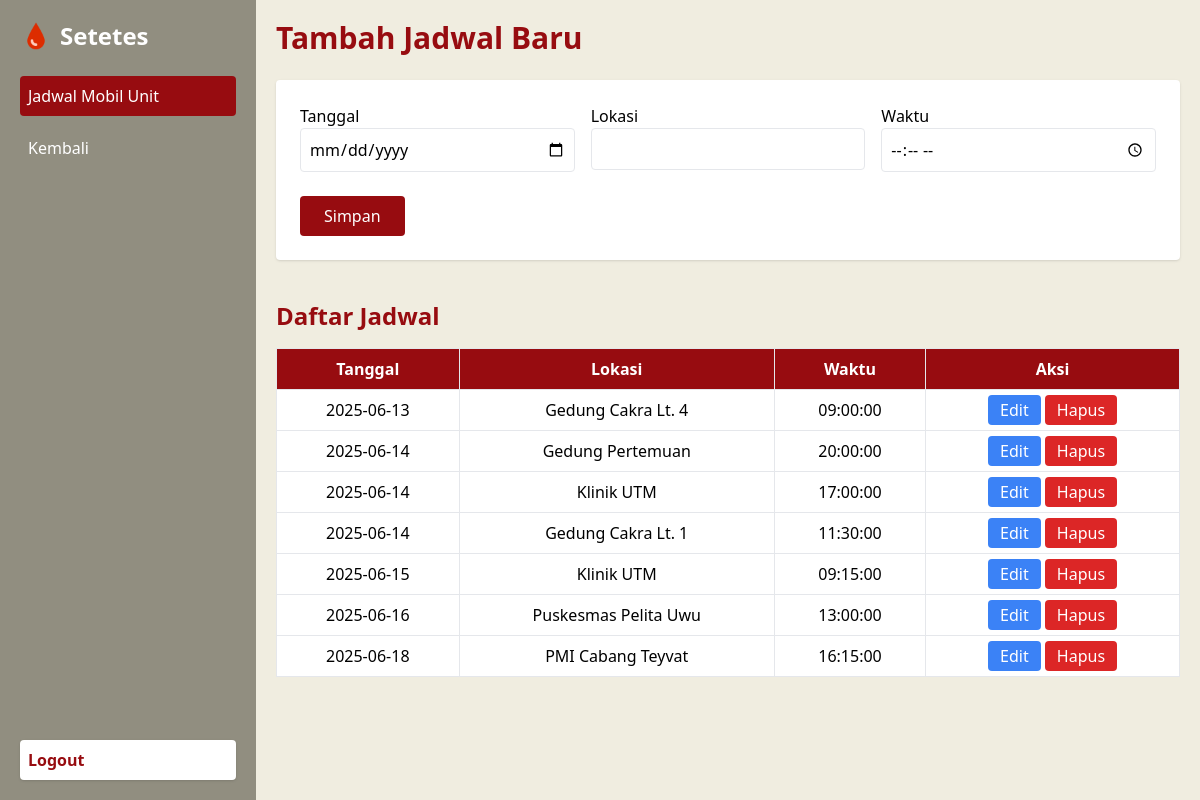
Page /menus/jadwal.php on the committed database.
### tables this page shows
CREATE TABLE `jadwal` (
  `id` int(11) NOT NULL,
  `tanggal` date NOT NULL,
  `lokasi` varchar(255) NOT NULL,
  `waktu` time NOT NULL
);

### menus/jadwal.php (the view, shortened to what this page needs)
<?php
require '../config/db.php';
$id = $tanggal = $lokasi = $waktu = "";
$edit_mode = false;
$result = $conn->query("SELECT * FROM jadwal ORDER BY tanggal ASC");
?>
<!DOCTYPE html>
<html lang="en">
<head>
    <script src="https://cdn.tailwindcss.com"></script>
</head>
<body style="background-color: #f0ede0;">
    <div class="flex flex-col md:flex-row min-h-screen">
        <aside class="w-full md:w-64 bg-[#918e80] p-5 text-white z-10 flex flex-col">
            <div class="flex items-center gap-2 mb-6">
                <img src="../assets/blood.png" alt="Logo" class="w-8 h-8">
                <h2 class="text-2xl font-bold font" id="main">Setetes</h2>
            </div>
            <div class="flex-1 space-y-3">
                <a href="#main" class="block p-2 rounded bg-[#970c10] transition">Jadwal Mobil Unit</a>
                <a href="pendaftaran.php" class="block p-2 rounded hover:bg-[#970c10] transition">Kembali</a>
            </div>
            <a href="../auth/logout.php"
            class="block mt-4 bg-white text-[#970c10] font-semibold p-2 rounded shadow hover:bg-[#970c10] hover:text-white transition">Logout</a>
        </aside>
        <main class="flex-1 p-5 mt-4 md:mt-0">
            <h1 class="text-3xl font-bold text-[#970c10] mb-6"><?= $edit_mode ? 'Edit Jadwal' : 'Tambah Jadwal Baru' ?></h1>
            <form method="POST" class="bg-white p-6 rounded shadow mb-10">
                <div class="grid grid-cols-1 md:grid-cols-3 gap-4">
                <div>
                    <label class="block font-medium">Tanggal</label>
                    <input type="date" name="tanggal" value="<?= $tanggal ?>" required class="border p-2 rounded w-full">
                </div>
                <div>
                    <label class="block font-medium">Lokasi</label>
                    <input type="text" name="lokasi" value="<?= htmlspecialchars($lokasi) ?>" required class="border p-2 rounded w-full">
                </div>
                <div>
                    <label class="block font-medium">Waktu</label>
                    <input type="time" name="waktu" value="<?= $waktu ?>" required class="border p-2 rounded w-full">
                </div>
                </div>
                <div class="mt-6">
                <button class="bg-[#970c10] text-white px-6 py-2 rounded"><?= $edit_mode ? 'Simpan Perubahan' : 'Simpan' ?></button>
                </div>
            </form>
            <h2 class="text-2xl font-bold text-[#970c10] mb-4">Daftar Jadwal</h2>
            <div class="overflow-x-auto">
                <table class="min-w-full bg-white border">
                <thead class="bg-[#970c10] text-white">
                    <tr>
                    <th class="px-4 py-2 border">Tanggal</th>
                    <th class="px-4 py-2 border">Lokasi</th>
                    <th class="px-4 py-2 border">Waktu</th>
                    <th class="px-4 py-2 border">Aksi</th>
                    </tr>
                </thead>
                <tbody>
                <?php while($row = $result->fetch_assoc()): ?>
                    <tr>
                    <td class="px-4 py-2 border text-center"><?= $row['tanggal'] ?></td>
                    <td class="px-4 py-2 border text-center"><?= htmlspecialchars($row['lokasi']) ?></td>
                    <td class="px-4 py-2 border text-center"><?= $row['waktu'] ?></td>
                    <td class="px-4 py-2 border text-center">
                        <a href="jadwal.php?edit=<?= $row['id'] ?>" class="bg-blue-500 text-white px-3 py-1 rounded">Edit</a>
                        <a href="jadwal.php?delete=<?= $row['id'] ?>" class="bg-red-600 text-white px-3 py-1 rounded"
                        onclick="return confirm('Yakin ingin hapus?')">Hapus</a>
                    </td>
                    </tr>
                <?php endwhile; ?>
                </tbody>
                </table>
            </div>
        </main>
    </div>
</body>
</html>

### rows in the picture
jadwal: tanggal "2025-06-13", lokasi "Gedung Cakra Lt. 4", waktu "09:00:00"
jadwal: tanggal "2025-06-14", lokasi "Gedung Pertemuan", waktu "20:00:00"
jadwal: tanggal "2025-06-14", lokasi "Klinik UTM", waktu "17:00:00"
jadwal: tanggal "2025-06-14", lokasi "Gedung Cakra Lt. 1", waktu "11:30:00"
jadwal: tanggal "2025-06-15", lokasi "Klinik UTM", waktu "09:15:00"
jadwal: tanggal "2025-06-16", lokasi "Puskesmas Pelita Uwu", waktu "13:00:00"
jadwal: tanggal "2025-06-18", lokasi "PMI Cabang Teyvat", waktu "16:15:00"
